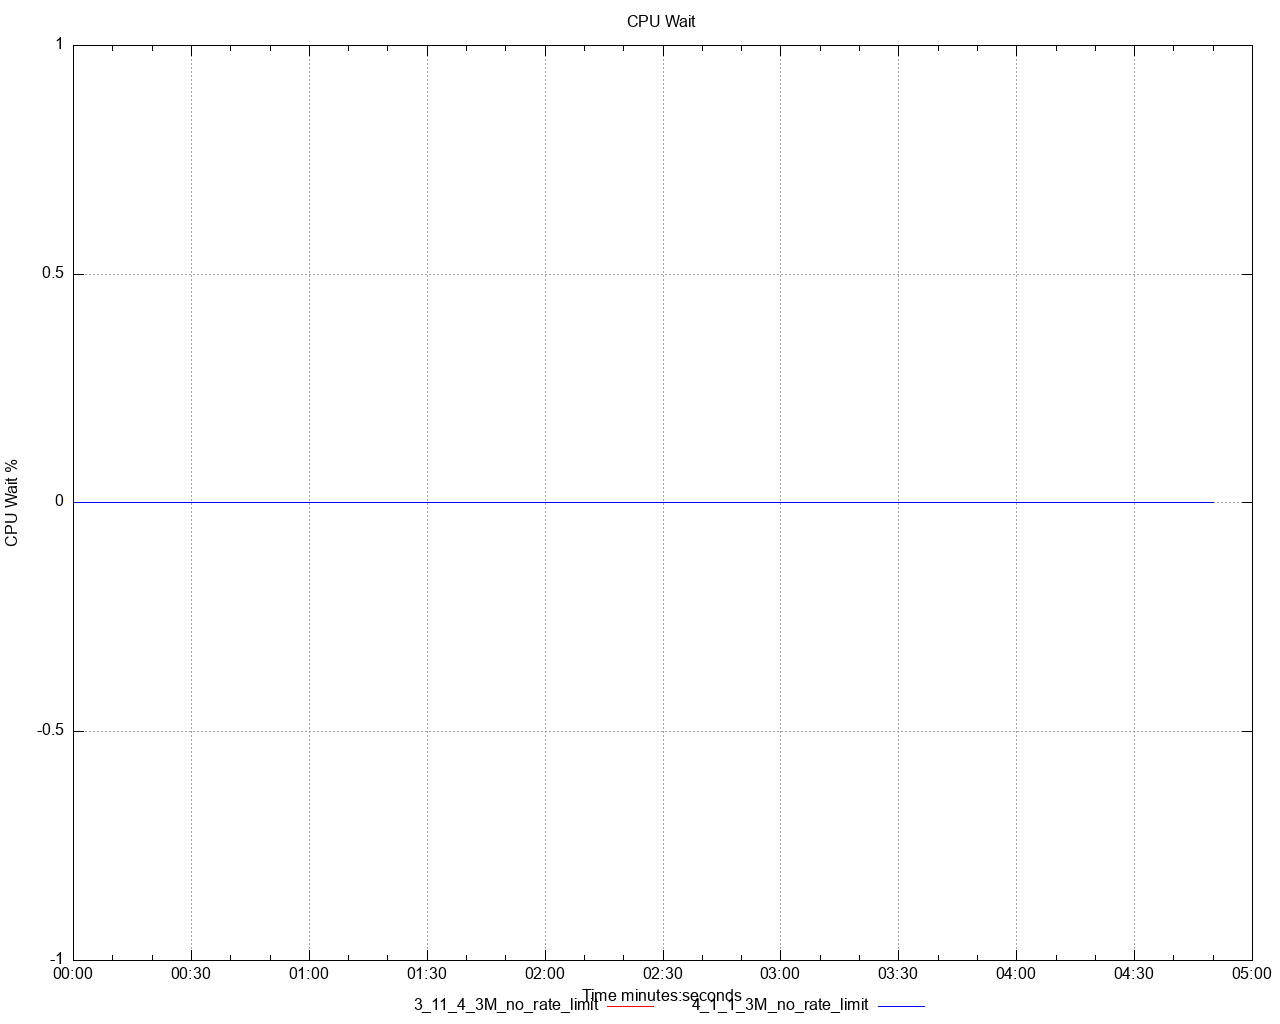

The script that saved this image:
set title 'CPU Wait' noenhanced
set style data lines
set datafile separator ","
set terminal png size 1280,1024
set grid
set key below
set xdata time
set timefmt "%s"
offset = 0
t0(x)=(offset=($0==0) ? x : offset, x - offset)
set xlabel 'Time minutes:seconds'
set ylabel 'CPU Wait %'
set output '/Users/ahmet.mircik/simulator/tests/report_3M_no_rate_limit/dstat/cpu_wait_A3.png'
plot \
   '/Users/ahmet.mircik/simulator/tests/report_3M_no_rate_limit/data/cpu_wait_A3_1.data' using (t0(timecolumn(1))):2 title "3_11_4_3M_no_rate_limit" noenhanced lt rgb "red", \
   '/Users/ahmet.mircik/simulator/tests/report_3M_no_rate_limit/data/cpu_wait_A3_2.data' using (t0(timecolumn(1))):2 title "4_1_1_3M_no_rate_limit" noenhanced lt rgb "blue", \
